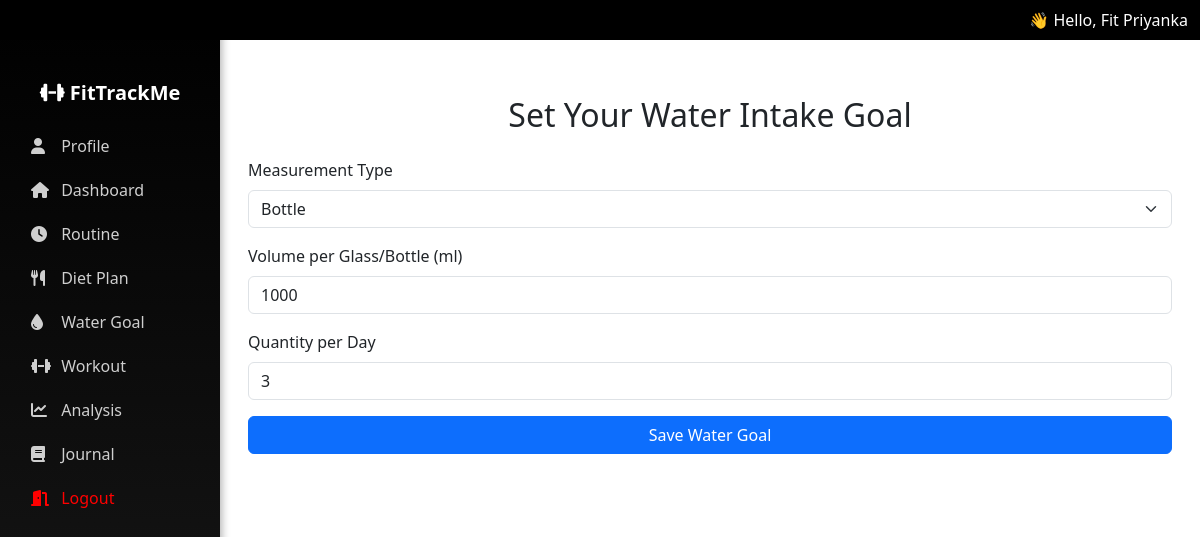
The page /fit/water-setup/ (signed in) on the database its author committed.
### fit/models.py (models this page shows, shortened)
class UserProfile(models.Model):
    user = models.OneToOneField(User, on_delete=models.CASCADE)
    full_name = models.CharField(max_length=100, blank=True)
    age = models.PositiveIntegerField(null=True, blank=True)
    sex = models.CharField(max_length=10, choices=[('male', 'Male'), ('female', 'Female')], blank=True)
    height_cm = models.FloatField(null=True, blank=True)
    current_weight = models.FloatField(null=True, blank=True)

class WaterTarget(models.Model):
    MEASUREMENT_CHOICES = [
        ('glass', 'Glass'),
        ('bottle', 'Bottle'),
    ]
    user = models.OneToOneField(User, on_delete=models.CASCADE)
    measurement_type = models.CharField(max_length=10, choices=MEASUREMENT_CHOICES, default='glass')
    unit_volume_ml = models.PositiveIntegerField(default=0)
    quantity_per_day = models.PositiveIntegerField(default=0)
    daily_goal_ml = models.PositiveIntegerField(default=0)

### fit/views.py (the view, shortened to what this page needs)
# urls.py: path('water-setup/', views.water_setup, name='water_setup'),
@login_required
def water_setup(request):
    profile = UserProfile.objects.filter(user=request.user).first()
    if not profile or not profile.height_cm or not profile.current_weight:
        messages.info(request, "Complete your profile first.")
        return redirect('profile')
    target, created = WaterTarget.objects.get_or_create(user=request.user)
    return render(request, "water_setup.html", {"target": target})

### fit/context_processors.py (called while the page is built)
def user_profile(request):
    if request.user.is_authenticated:
        try:
            profile = UserProfile.objects.get(user=request.user)
            return {'user_full_name': profile.full_name}
        except UserProfile.DoesNotExist:
            return {'user_full_name': request.user.username}
    return {}

### fit/templatetags/custom_filters.py (called while the page is built)
@register.filter
def first_name(value):
    if not value:
        return ""
    parts = value.strip().split()
    if parts[0].lower().replace('.', '') in ['mr', 'mrs', 'ms', 'dr']:
        return parts[1] if len(parts) > 1 else parts[0]
    return parts[0]

### fit/templates/water_setup.html (shortened to what this page needs)
{% extends "base.html" %}
{% block content %}
<div class="container mt-4">
  <h2 class="text-center mb-4">Set Your Water Intake Goal</h2>
  <form method="post">
    <div class="mb-3">
      <label class="form-label">Measurement Type</label>
      <select name="measurement_type" class="form-select">
        <option value="bottle" {% if target.measurement_type == "bottle" %}selected{% endif %}>Bottle</option>
      </select>
    </div>
    <div class="mb-3">
      <label class="form-label">Volume per Glass/Bottle (ml)</label>
      <input type="number" name="unit_volume" class="form-control" placeholder="e.g. 250 or 1000"
             value="{{ target.unit_volume_ml|default_if_none:250 }}">
    </div>
    <div class="mb-3">
      <label class="form-label">Quantity per Day</label>
      <input type="number" name="quantity_per_day" class="form-control" placeholder="e.g. 8"
             value="{{ target.quantity_per_day|default_if_none:8 }}">
    </div>
    <button type="submit" class="btn btn-primary w-100">Save Water Goal</button>
  </form>
</div>
{% endblock %}

### fit/templates/base.html (shortened to what this page needs)
{% load custom_filters %}
<!DOCTYPE html>
<html lang="en">
<head>
  <link href="https://cdn.jsdelivr.net/npm/bootstrap@5.3.0/dist/css/bootstrap.min.css" rel="stylesheet"/>
  <link rel="stylesheet" href="https://cdnjs.cloudflare.com/ajax/libs/font-awesome/6.4.0/css/all.min.css">
</head>
<body>
 {% if user.is_authenticated %}
<nav class="navbar navbar-expand-lg navbar-dark fixed-top" style="background-color: rgb(0 0 0) !important;">
  <div class="container-fluid">
    <div class="text-white ms-auto d-none d-lg-block">
    👋 Hello, Fit {{ user_full_name|first_name|default:request.user.username }}
    </div>
  </div>
</nav>
{% endif %}
{% if user.is_authenticated %}
<div class="sidebar collapse d-lg-block" id="sidebarMenu">
  <ul class="nav flex-column px-3">
    <li class="nav-item mb-3 text-center text-white fw-bold fs-5 mt-2">
      <i class="fa-solid fa-dumbbell"></i> FitTrackMe
    </li>
    <li class="nav-item"><a class="nav-link" href="{% url 'profile' %}"><i class="fa-solid fa-user"></i> Profile</a></li>
    <li class="nav-item"><a class="nav-link" href="{% url 'dashboard' %}"><i class="fa-solid fa-house"></i> Dashboard</a></li>
    <li class="nav-item"><a class="nav-link" href="{% url 'routine_setup' %}"><i class="fa-solid fa-clock"></i> Routine</a></li>
    <li class="nav-item"><a class="nav-link" href="{% url 'diet_setup' %}"><i class="fa-solid fa-utensils"></i> Diet Plan</a></li>
    <li class="nav-item"><a class="nav-link" href="{% url 'water_setup' %}"><i class="fa-solid fa-droplet"></i> Water Goal</a></li>
    <li class="nav-item"><a class="nav-link" href="{% url 'workout_setup' %}"><i class="fa-solid fa-dumbbell"></i> Workout</a></li>
    <li class="nav-item"><a class="nav-link" href="{% url 'analysis' %}"><i class="fa-solid fa-chart-line"></i> Analysis</a></li>
    <li class="nav-item"><a class="nav-link" href="{% url 'journal_view' %}"><i class="fa-solid fa-book"></i> Journal</a></li>
    <li class="nav-item">
      <form method="post" action="{% url 'logout' %}" style="margin: 0;">
        <button type="submit" class="nav-link logout-link w-100 text-start" style="color: red;">
          <i class="fa-solid fa-door-open" ></i> Logout
        </button>
      </form>
    </li>
  </ul>
</div>
{% endif %}
<div class="content">
  {% block content %}{% endblock %}
</div>
</body>
</html>

### fit/templates/base.html (style rules this page uses)
body { padding-top: 56px; }
.sidebar { height: 100vh; position: fixed; left: 0; top: 0; background: linear-gradient(180deg, #000000, #1a1a1a); width: 220px; padding-top: 70px; box-shadow: 2px 0 8px rgba(0, 0, 0, 0.3); }
.sidebar .nav-link { color: #cfcfcf; font-weight: 500; padding: 10px 15px; border-radius: 8px; transition: all 0.3s ease; }
.sidebar .nav-link i { margin-right: 8px; width: 18px; }
.content { margin-left: 220px; padding: 1rem; }

### rows shown on the page
UserProfile: full_name.username "Priyanka"
WaterTarget: measurement_type "Bottle", unit_volume "1000", quantity_per_day "3"
